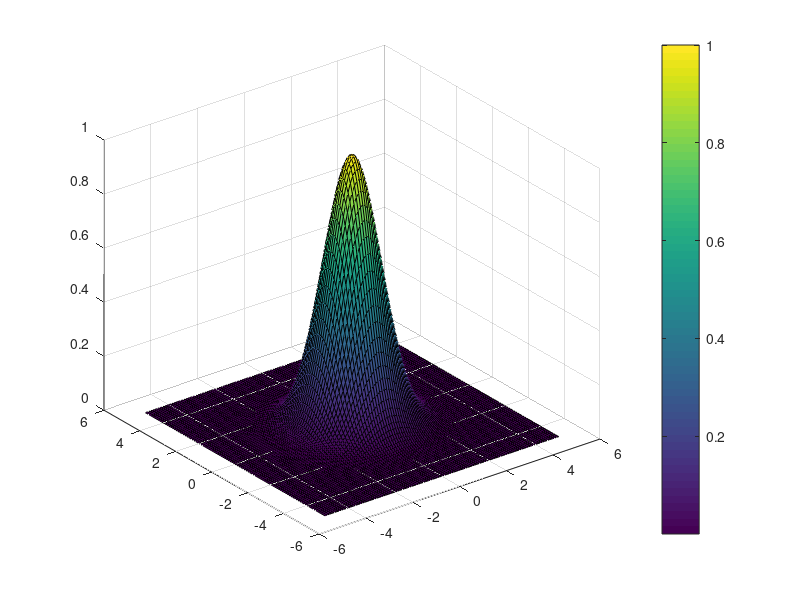
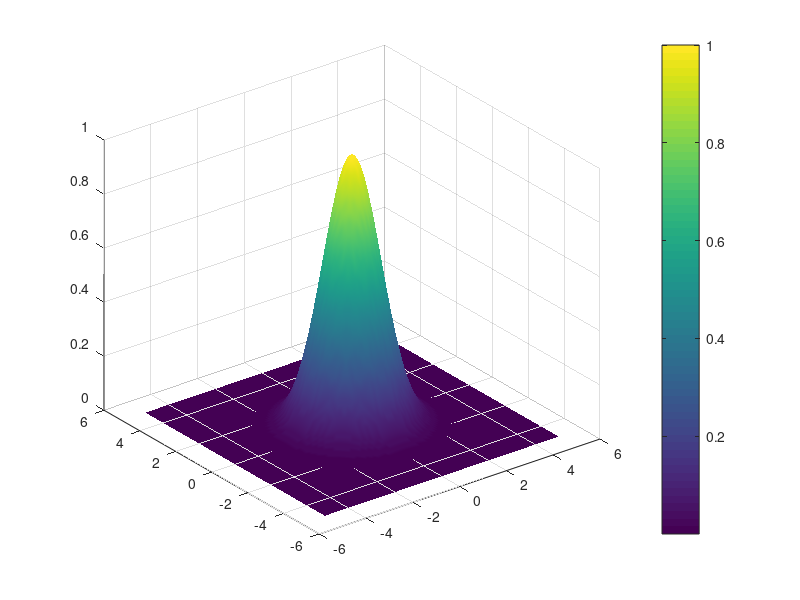
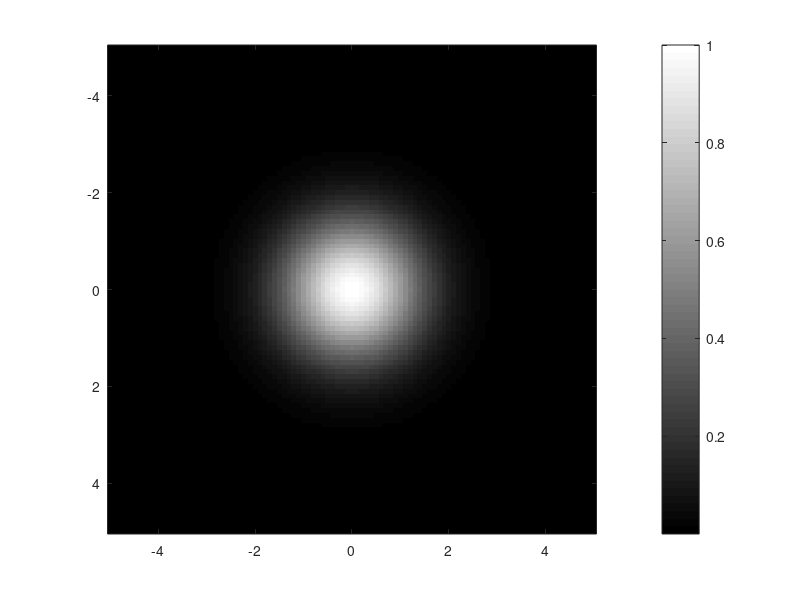

Recreate these plots in MATLAB, in order.
%2020, Oct 8	
% --- FUNZIONI BIDIMENSIONLE ---
%Functions such as f:(x,y)⊆ℝ²-> ℝ
clear all
close all

%1. Generate the dominium of the function
d=0.1;
x = -5:d:5;
y = -5:d:5;
[xm,ym] = meshgrid(x,y);    %use mesh

%2. Declaring the function
%z = 3*xm+ym+5;              % careful it is xm&ym not x&y

% --- EXERCISE ----
mx=0;
my=0;
s2x=1;
s2y=1;

z = exp( -((xm-mx).^2)/(2*s2x) - ((ym-my).^2)/(2*s2y))


%3. Ploting a 3-dimension function
figure
surf(xm,ym,z), colorbar                 % 'surf' stands for surface and plot 3D

figure
surf(xm,ym,z), colorbar, shading interp % removes the grids and add

%3. Ploting a 3-dimension function as an image
figure
imagesc(x,y,z),colorbar, colormap(gray), axis image                     %instead of plotting 3D I print an image scaled



